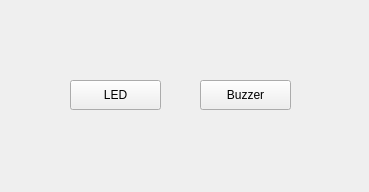
<?xml version="1.0" encoding="UTF-8"?>
<ui version="4.0">
 <class>Form</class>
 <widget class="QWidget" name="Form">
  <property name="geometry">
   <rect>
    <x>0</x>
    <y>0</y>
    <width>369</width>
    <height>192</height>
   </rect>
  </property>
  <property name="windowTitle">
   <string>Form</string>
  </property>
  <widget class="QPushButton" name="Btn_led">
   <property name="geometry">
    <rect>
     <x>70</x>
     <y>80</y>
     <width>91</width>
     <height>30</height>
    </rect>
   </property>
   <property name="text">
    <string>LED</string>
   </property>
  </widget>
  <widget class="QPushButton" name="Btn_buzzer">
   <property name="geometry">
    <rect>
     <x>200</x>
     <y>80</y>
     <width>91</width>
     <height>30</height>
    </rect>
   </property>
   <property name="text">
    <string>Buzzer</string>
   </property>
  </widget>
 </widget>
 <resources/>
 <connections/>
</ui>
